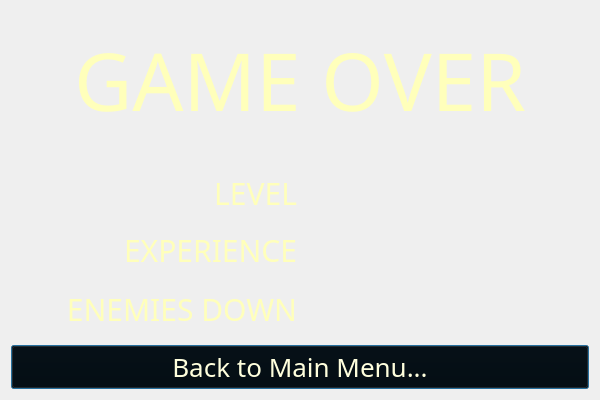
<?xml version="1.0" encoding="UTF-8"?>
<ui version="4.0">
 <class>PopUpEndGame</class>
 <widget class="QDialog" name="PopUpEndGame">
  <property name="geometry">
   <rect>
    <x>0</x>
    <y>0</y>
    <width>600</width>
    <height>400</height>
   </rect>
  </property>
  <property name="sizePolicy">
   <sizepolicy hsizetype="Fixed" vsizetype="Fixed">
    <horstretch>0</horstretch>
    <verstretch>0</verstretch>
   </sizepolicy>
  </property>
  <property name="minimumSize">
   <size>
    <width>600</width>
    <height>400</height>
   </size>
  </property>
  <property name="maximumSize">
   <size>
    <width>600</width>
    <height>400</height>
   </size>
  </property>
  <property name="font">
   <font>
    <family>YellaBelly</family>
    <pointsize>28</pointsize>
    <stylestrategy>PreferAntialias</stylestrategy>
    <kerning>false</kerning>
   </font>
  </property>
  <property name="focusPolicy">
   <enum>Qt::StrongFocus</enum>
  </property>
  <property name="windowTitle">
   <string>PopUpMenu</string>
  </property>
  <property name="windowIcon">
   <iconset resource="../resources/resources.qrc">
    <normaloff>:/textures/GUI/exp1.png</normaloff>:/textures/GUI/exp1.png</iconset>
  </property>
  <property name="autoFillBackground">
   <bool>false</bool>
  </property>
  <property name="styleSheet">
   <string notr="true">#PopUpEndGame
{
	background:url(:/images/background3.jpg);

}

QPushButton
{
	background: transparent;
	color: #FFFFDD;
	font-family: Vivala;
	font-size: 26px;
}

QPushButton:pressed
{
	color: white;
}

QPushButton:hover
{
	color:  #FFAA00;
}

QLabel
{
	color: #FFFFBB;
	font-family: Vivala;
	font-size: 30px;
}

#title
{
	font-size: 80px;
}
</string>
  </property>
  <property name="sizeGripEnabled">
   <bool>false</bool>
  </property>
  <property name="modal">
   <bool>false</bool>
  </property>
  <layout class="QVBoxLayout" name="verticalLayout">
   <property name="topMargin">
    <number>25</number>
   </property>
   <item>
    <widget class="QLabel" name="title">
     <property name="font">
      <font>
       <family>Vivala</family>
       <pointsize>-1</pointsize>
       <stylestrategy>PreferAntialias</stylestrategy>
       <kerning>false</kerning>
      </font>
     </property>
     <property name="lineWidth">
      <number>0</number>
     </property>
     <property name="text">
      <string>GAME OVER</string>
     </property>
     <property name="alignment">
      <set>Qt::AlignCenter</set>
     </property>
    </widget>
   </item>
   <item>
    <spacer name="verticalSpacer_4">
     <property name="orientation">
      <enum>Qt::Vertical</enum>
     </property>
     <property name="sizeHint" stdset="0">
      <size>
       <width>20</width>
       <height>40</height>
      </size>
     </property>
    </spacer>
   </item>
   <item>
    <layout class="QHBoxLayout" name="horizontalLayout">
     <item>
      <widget class="QLabel" name="label">
       <property name="font">
        <font>
         <family>Vivala</family>
         <pointsize>-1</pointsize>
         <stylestrategy>PreferAntialias</stylestrategy>
        </font>
       </property>
       <property name="text">
        <string>LEVEL</string>
       </property>
       <property name="alignment">
        <set>Qt::AlignRight|Qt::AlignTrailing|Qt::AlignVCenter</set>
       </property>
      </widget>
     </item>
     <item>
      <widget class="QLabel" name="labelLevel">
       <property name="font">
        <font>
         <family>Vivala</family>
         <pointsize>-1</pointsize>
         <stylestrategy>PreferAntialias</stylestrategy>
        </font>
       </property>
       <property name="text">
        <string/>
       </property>
       <property name="alignment">
        <set>Qt::AlignCenter</set>
       </property>
      </widget>
     </item>
    </layout>
   </item>
   <item>
    <spacer name="verticalSpacer">
     <property name="orientation">
      <enum>Qt::Vertical</enum>
     </property>
     <property name="sizeHint" stdset="0">
      <size>
       <width>20</width>
       <height>18</height>
      </size>
     </property>
    </spacer>
   </item>
   <item>
    <layout class="QHBoxLayout" name="horizontalLayout_3">
     <item>
      <widget class="QLabel" name="label_2">
       <property name="font">
        <font>
         <family>Vivala</family>
         <pointsize>-1</pointsize>
         <stylestrategy>PreferAntialias</stylestrategy>
        </font>
       </property>
       <property name="text">
        <string>EXPERIENCE</string>
       </property>
       <property name="alignment">
        <set>Qt::AlignRight|Qt::AlignTrailing|Qt::AlignVCenter</set>
       </property>
      </widget>
     </item>
     <item>
      <widget class="QLabel" name="labelExp">
       <property name="font">
        <font>
         <family>Vivala</family>
         <pointsize>-1</pointsize>
         <stylestrategy>PreferAntialias</stylestrategy>
        </font>
       </property>
       <property name="text">
        <string/>
       </property>
       <property name="alignment">
        <set>Qt::AlignCenter</set>
       </property>
      </widget>
     </item>
    </layout>
   </item>
   <item>
    <spacer name="verticalSpacer_2">
     <property name="orientation">
      <enum>Qt::Vertical</enum>
     </property>
     <property name="sizeHint" stdset="0">
      <size>
       <width>20</width>
       <height>19</height>
      </size>
     </property>
    </spacer>
   </item>
   <item>
    <layout class="QHBoxLayout" name="horizontalLayout_2">
     <item>
      <widget class="QLabel" name="label_3">
       <property name="font">
        <font>
         <family>Vivala</family>
         <pointsize>-1</pointsize>
         <stylestrategy>PreferAntialias</stylestrategy>
        </font>
       </property>
       <property name="text">
        <string>ENEMIES DOWN</string>
       </property>
       <property name="alignment">
        <set>Qt::AlignRight|Qt::AlignTrailing|Qt::AlignVCenter</set>
       </property>
      </widget>
     </item>
     <item>
      <widget class="QLabel" name="labelEnemies">
       <property name="font">
        <font>
         <family>Vivala</family>
         <pointsize>-1</pointsize>
         <stylestrategy>PreferAntialias</stylestrategy>
        </font>
       </property>
       <property name="text">
        <string/>
       </property>
       <property name="alignment">
        <set>Qt::AlignCenter</set>
       </property>
      </widget>
     </item>
    </layout>
   </item>
   <item>
    <spacer name="verticalSpacer_3">
     <property name="orientation">
      <enum>Qt::Vertical</enum>
     </property>
     <property name="sizeHint" stdset="0">
      <size>
       <width>20</width>
       <height>18</height>
      </size>
     </property>
    </spacer>
   </item>
   <item>
    <widget class="QPushButton" name="buttonExit">
     <property name="font">
      <font>
       <family>Vivala</family>
       <pointsize>-1</pointsize>
       <stylestrategy>PreferAntialias</stylestrategy>
      </font>
     </property>
     <property name="text">
      <string>Back to Main Menu...</string>
     </property>
    </widget>
   </item>
  </layout>
 </widget>
 <resources>
  <include location="../resources/resources.qrc"/>
 </resources>
 <connections/>
</ui>
